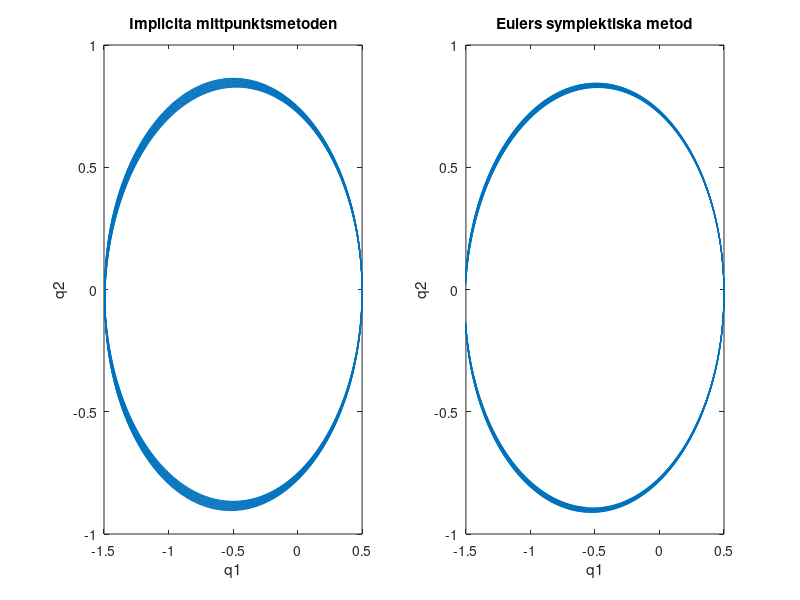
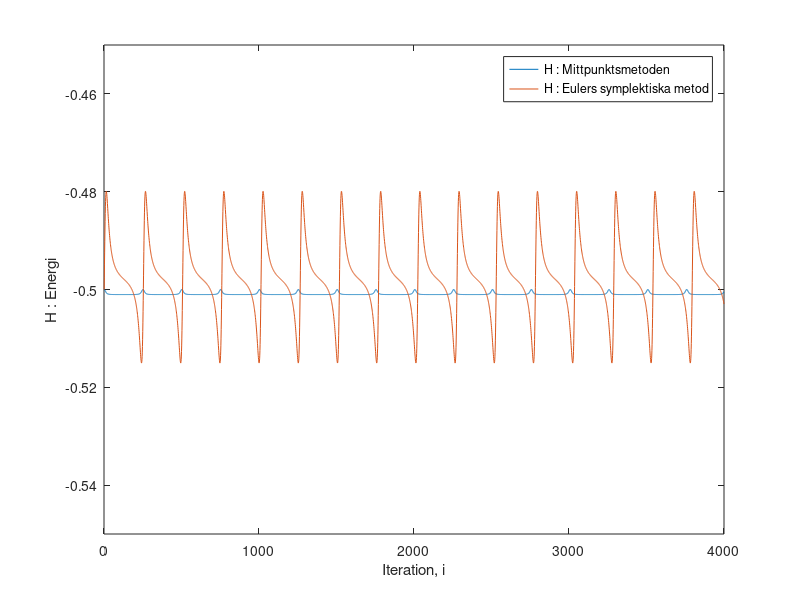

Here is the MATLAB script that generated these plots, in order:
%% Mittpunktsmetoden och symplektisk euler



% ----- IMPLICITA MITTPUNKTSMETODEN -------------------------------------------
% y(n+1) = y(n) + h * f( [y(n) + y(n+1)]/2 ) 

% f är inte linjär i y. Vi behöver lösa ett olinjärt system varje tidssteg

% y(n+1)-y(n)-h*f( [y(n)+y(n+1)]/2 ) = 0: (4 ekvationer, 4 okända)

% y = (q1, q2, p1, p2), p = (p1, p2), q = (q1, q2)

% f(q1, q2, p1, p2) = (p1, p2, -q1/|q|^3, -q2/|q|^3) : |q|=sqrt(q1^2+q2^2)



% ----- Systemet ------

% Svårt att skriva ut hela systemet i matlab. 
% Vi kan dock ange systemets jakobian:

% J_11 = 1   J_12 = 0   J_13 = -h/2   J_14 = 0
% J_21 = 0   J_22 = 1   J_23 = 0   J_24 = -h/2

% Definiera Q1 = [q1(n+1)+q1(n)]/2, Q2 = [q2(n+1)+q2(n)]/2

% J_31 = - h * [Q1^2 - Q2^2/2]/[Q1^2 + Q2^2]^{5/2}
% J_42 = - h * [Q2^2 - Q1^2/2]/[Q1^2 + Q2^2]^{5/2}

% J_32 = - h * 3/2 * Q1 * Q2 / [Q1^2 + Q2^2]^{5/2}
% J_41 = - h * 3/2 * Q1 * Q2 / [Q1^2 + Q2^2]^{5/2}

% J_33 = 1  J_34 = 0
% J_43 = 0  J_44 = 1

clear;

% parametrar
a = 0.5; 
N = 4000; % antal delintervall
T = 100; % slutpunkt
h = T/N; % steglängd

q1 = zeros(1,N); q1(1) = 1-a;
q2 = zeros(1,N); q2(1) = 0;
p1 = zeros(1,N); p1(1) = 0;
p2 = zeros(1,N); p2(1) = sqrt(1+a)/sqrt(1-a);

H1 = zeros(1,N); % Dokumentera energin för mittpunkt

maxiter = 20;
tol = 1e-5;
for i = 1:N

    % Vid varje steg ska vi lösa: system = 0.
    % Vi gör startgissning y(n+1)=y(n) 

    v = [q1(i); q2(i); p1(i); p2(i)]; % Startgissning. Variabel.
    y_i = [q1(i); q2(i); p1(i); p2(i)]; % Konstant.
    H1(i) = 1/2 * (p1(i)^2+p2(i)^2) - 1/sqrt(q1(i)^2+q2(i)^2);

    for j = 1:maxiter

        % Ställ upp förenklingar
        Q1 = (q1(i) + v(1))/2;
        Q2 = (q2(i) + v(2))/2;
        P1 = (p1(i) + v(3))/2;
        P2 = (p2(i) + v(4))/2;
        R = sqrt(Q1^2 + Q2^2);

        % residualer (systemekvationerna)
        r = v - y_i - h * [P1; P2; -Q1/R^3; -Q2/R^3];

        % Jakobian 
        J = zeros(4,4);
        J(1,1) = 1; 
        J(1,3) = -h/2;
        J(2,2) = 1;
        J(2,4) = -h/2;

        J(3,1) = - h * (Q1^2 - Q2^2/2)/R^5;
        J(3,2) = - h * 3/2 * Q1 * Q2 / R^5;
        J(3,3) = 1;

        J(4,1) = - h * 3/2 * Q1 * Q2 / R^5;
        J(4,2) = - h * (Q2^2 - Q1^2/2)/R^5;
        J(4,4) = 1;

        s = J \ r;
        v = v - s;
    
        if norm(s) < tol
            q1(i+1) = v(1);
            q2(i+1) = v(2);
            p1(i+1) = v(3);
            p2(i+1) = v(4);
            break
        end
        if j == maxiter
            q1(i+1) = v(1);
            q2(i+1) = v(2);
            p1(i+1) = v(3);
            p2(i+1) = v(4);
        end
    end
end
subplot(1,2,1);
plot(q1, q2);
xlabel("q1");
ylabel("q2");
title("Implicita mittpunktsmetoden")
xlim([-1.5, .5])
ylim([-1, 1])









% ------- EULERS SYMPLEKTISKA METOD -----------

% p(n+1) = p(n) - h * q(n) / |q(n)|^3
% q(n+1) = q(n) + h * p(n+1)

% clear;
% 
% % parametrar
% a = 0.5; 
% N = 4000; % antal delintervall
% T = 100; % slutpunkt
% h = T/N; % steglängd

q = zeros(2,N); q(1,1) = 1-a; q(2,1) = 0;
p = zeros(2,N); p(1,1) = 0; p(2,1) = sqrt(1+a)/sqrt(1-a);

H2 = zeros(1,N); % Dokumentera energin för mittpunkt


% Iterera!
for i = 1:N
    % Energi:
    H2(i) = 1/2 * (p(1,i)^2 + p(2,i)^2) - 1/sqrt(q(1,i)^2+q(2,i)^2);
    %H1(i) = 1/2 * (p1(i)^2 + p2(i)^2) - 1/sqrt(q1(i)^2+q2(i)^2);

    R_q = (q(1,i)^2 + q(2,i)^2)^(3/2); % R = |q|^3
    p(:,i+1) = p(:,i) - h * q(:,i) / R_q;
    q(:,i+1) = q(:,i) + h * p(:,i+1);
end


subplot(1,2,2);
plot(q(1,:), q(2,:))
xlabel("q1")
ylabel("q2")
title("Eulers symplektiska metod")
xlim([-1.5, .5])
ylim([-1, 1])


%% e)  ENERGIER

figure;

plot(H1); hold on; plot(H2)
legend("H : Mittpunktsmetoden", "H : Eulers symplektiska metod")
ylabel("H : Energi")
xlabel("Iteration, i")
xlim([0,N])
ylim([-0.55, -0.45])

fprintf("Range (mittpunkt): [%.8f, %.8f] | Range (symplektisk): [%.8f, %.8f] \n", ...
    min(H1),max(H1),min(H2),max(H2))